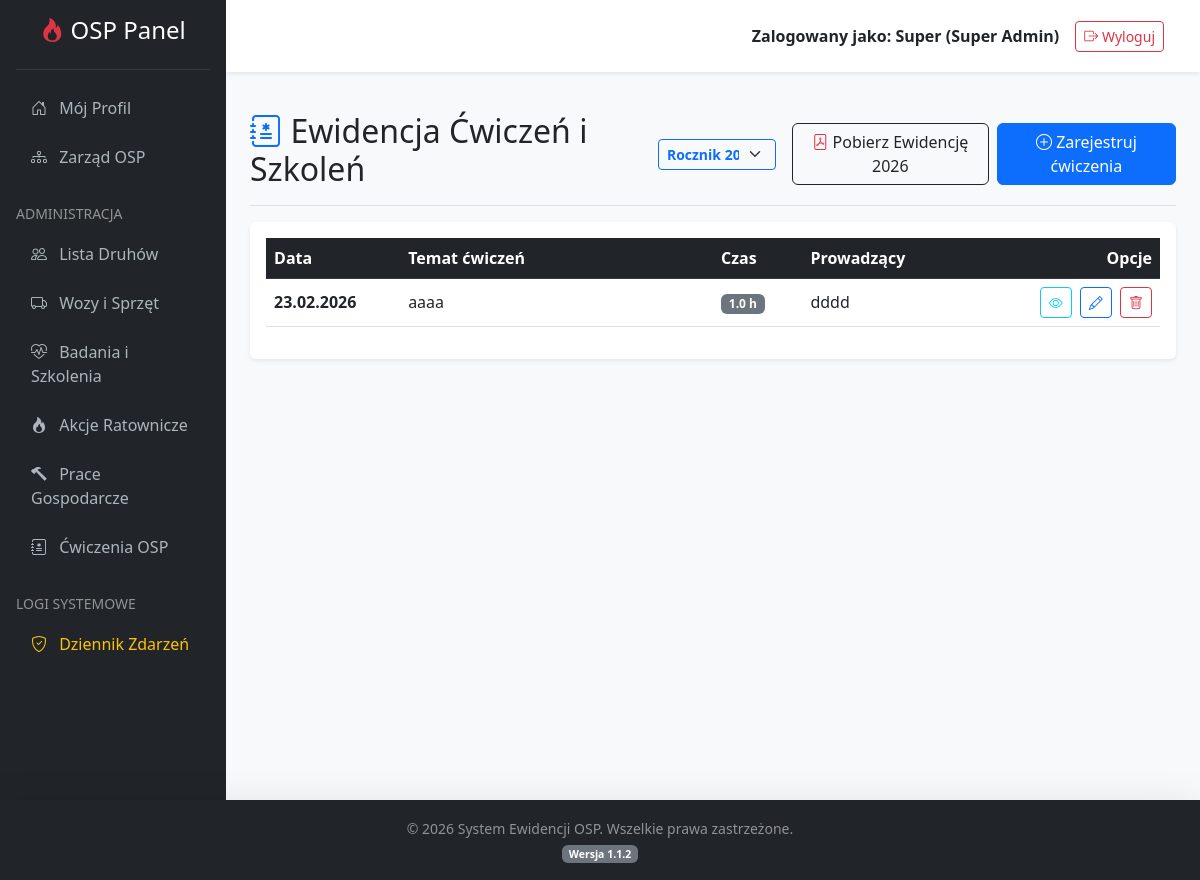
The app's page /index.php?action=drills (signed in) with its own data.
### tables this page shows
CREATE TABLE `drills` (
  `id` int(11) NOT NULL,
  `drill_date` date NOT NULL,
  `topic` varchar(255) NOT NULL,
  `duration` decimal(4,1) DEFAULT 1.0,
  `conductor` varchar(100) DEFAULT NULL,
  `notes` text DEFAULT NULL,
  `created_at` timestamp NOT NULL DEFAULT current_timestamp()
);

### controllers/DrillController.php (called while the page is built, shortened)
<?php
require_once 'models/Drill.php';
class DrillController {
    private $drillModel;
    public function __construct($dbConnection) {
        $this->db = $dbConnection;
        $this->drillModel = new Drill($this->db);
    }
    public function index() {
        $dostepne_lata = $this->drillModel->getAvailableYears();
        $wybrany_rok = isset($_GET['year']) ? (int)$_GET['year'] : date('Y');
        $stmt = $this->drillModel->readByYear($wybrany_rok);
        $cwiczenia = $stmt->fetchAll(PDO::FETCH_ASSOC);
        require_once 'views/drills_list.php';
    }
}
?>

### models/Drill.php (called while the page is built, shortened)
<?php
class Drill {
    private $conn;
    private $table_name = "drills";
    public function __construct($db) {
        $this->conn = $db;
    }
    public function readByYear($year) {
        $query = "SELECT id, drill_date, topic, duration, conductor, notes
                  FROM " . $this->table_name . "
                  WHERE YEAR(drill_date) = :year
                  ORDER BY drill_date DESC";
        $stmt = $this->conn->prepare($query);
        $stmt->bindParam(':year', $year, PDO::PARAM_INT);
        $stmt->execute();
        return $stmt;
    }
    public function getAvailableYears() {
        $query = "SELECT DISTINCT YEAR(drill_date) as year FROM " . $this->table_name . " ORDER BY year DESC";
        $stmt = $this->conn->prepare($query);
        $stmt->execute();
        $years = $stmt->fetchAll(PDO::FETCH_COLUMN);
        return $years;
    }
}
?>

### views/drills_list.php (the view, shortened to what this page needs)
<?php include 'views/header.php'; ?>
<div class="d-flex justify-content-between flex-wrap flex-md-nowrap align-items-center pt-3 pb-2 mb-3 border-bottom">
    <h1 class="h2"><i class="bi bi-journal-medical text-primary"></i> Ewidencja Ćwiczeń i Szkoleń</h1>
    <div class="d-flex align-items-center">
        <form action="index.php" method="GET" class="d-flex me-3">
            <select name="year" class="form-select form-select-sm border-primary bg-light fw-bold text-primary" onchange="this.form.submit()">
                <?php foreach ($dostepne_lata as $rok): ?>
                    <option value="<?= $rok ?>" <?= ($rok == $wybrany_rok) ? 'selected' : '' ?>>Rocznik <?= $rok ?></option>
                <?php endforeach; ?>
            </select>
        </form>
        <a href="index.php?action=exportDrillsPdf&year=<?= $wybrany_rok ?>" class="btn btn-outline-dark me-2" target="_blank">
            <i class="bi bi-file-pdf text-danger"></i> Pobierz Ewidencję <?= $wybrany_rok ?>
        </a>
        <a href="index.php?action=addDrill" class="btn btn-primary"><i class="bi bi-plus-circle"></i> Zarejestruj ćwiczenia</a>
    </div>
</div>
<div class="card shadow-sm border-0">
    <div class="card-body">
        <div class="table-responsive">
            <table class="table table-hover align-middle">
                <thead class="table-dark">
                    <tr>
                        <th style="width: 15%;">Data</th>
                        <th style="width: 35%;">Temat ćwiczeń</th>
                        <th style="width: 10%;">Czas</th>
                        <th style="width: 20%;">Prowadzący</th>
                        <th class="text-end" style="width: 20%;">Opcje</th>
                    </tr>
                </thead>
                <tbody>
                    <?php if (!empty($cwiczenia)): ?>
                        <?php foreach ($cwiczenia as $cwiczenie): ?>
                            <tr>
                                <td><strong><?= date('d.m.Y', strtotime($cwiczenie['drill_date'])) ?></strong></td>
                                <td><?= htmlspecialchars(mb_substr($cwiczenie['topic'], 0, 50)) ?><?= strlen($cwiczenie['topic']) > 50 ? '...' : '' ?></td>
                                <td><span class="badge bg-secondary"><?= $cwiczenie['duration'] ?> h</span></td>
                                <td><?= htmlspecialchars($cwiczenie['conductor'] ?? '-') ?></td>
                                <td class="text-end">
                                    <a href="index.php?action=viewDrill&id=<?= $cwiczenie['id'] ?>" class="btn btn-sm btn-outline-info" title="Szczegóły">
                                        <i class="bi bi-eye"></i>
                                    </a>
                                    <a href="index.php?action=editDrill&id=<?= $cwiczenie['id'] ?>" class="btn btn-sm btn-outline-primary mx-1" title="Edytuj">
                                        <i class="bi bi-pencil"></i>
                                    </a>
                                    <a href="index.php?action=deleteDrill&id=<?= $cwiczenie['id'] ?>" class="btn btn-sm btn-outline-danger" onclick="return confirm('Czy na pewno usunąć te ćwiczenia z ewidencji?');" title="Usuń">
                                        <i class="bi bi-trash"></i>
                                    </a>
                                </td>
                            </tr>
                        <?php endforeach; ?>
                    <?php else: ?>
                        <tr><td colspan="5" class="text-center text-muted py-4">Brak wpisów o ćwiczeniach w wybranym roku.</td></tr>
                    <?php endif; ?>
                </tbody>
            </table>
        </div>
    </div>
</div>
<?php include 'views/footer.php'; ?>

### views/footer.php (style rules this page uses)
body { display: flex; flex-direction: column; min-height: 100vh; background-color: #f8f9fa; }

### records on screen
drills: drill_date "23.02.2026", topic "aaaa", duration "1.0", conductor "dddd"

### other values on screen
$_SESSION['first_name'] "Super"
$wybrany_rok "2026"
